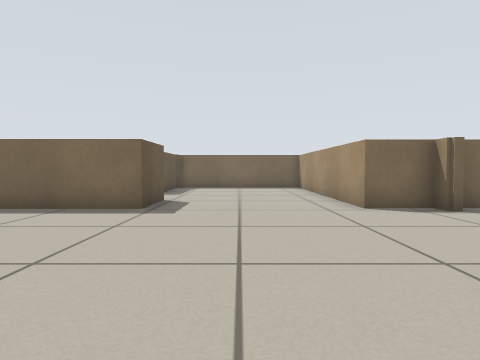
view 1 (above)

16 first-person views from a walk through a world built for the Player/Stage simulator. The camera is 0.46 m above the floor, tilts 2° down and sees 75° across. Floor lines are 1 m apart. The floor is counted in squares, 0.5 m on a side. Each view is taken from the middle of a square. On the plan, view 1 faces up. The plan holds only what a view shows up to about 11 squares ahead; the rest is blank. Robots are left out.

view 2
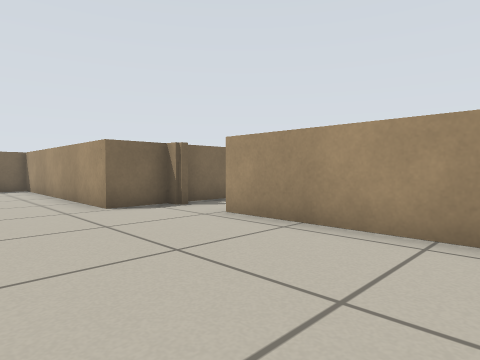

view 3
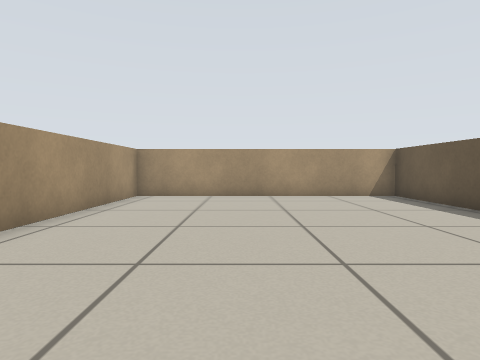

view 4
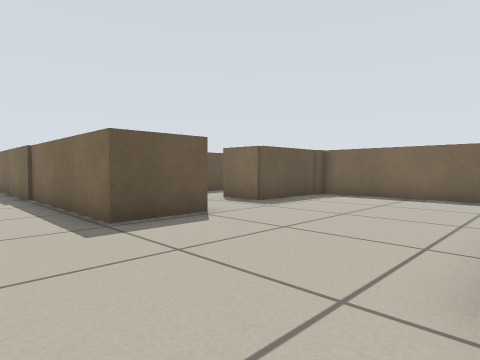

view 5
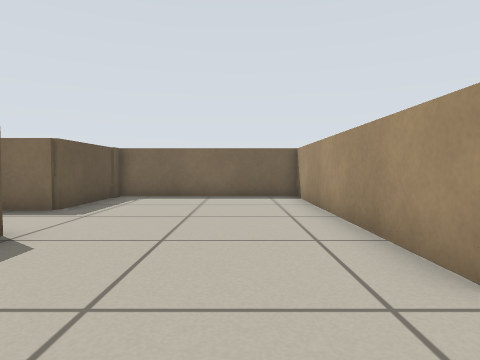

view 6
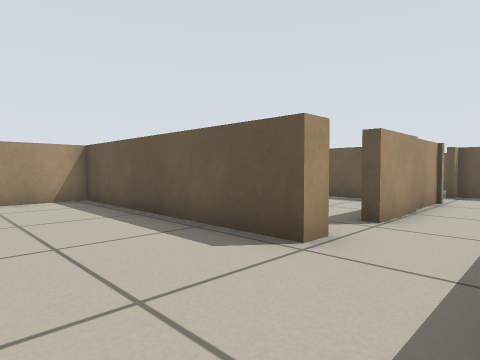

view 7
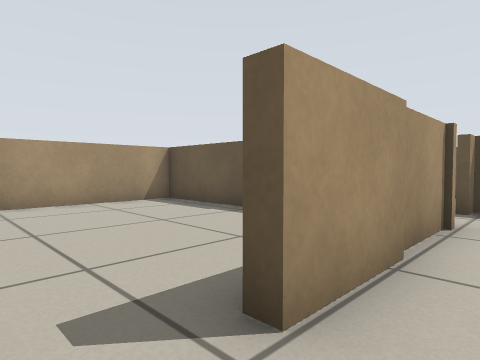

view 8
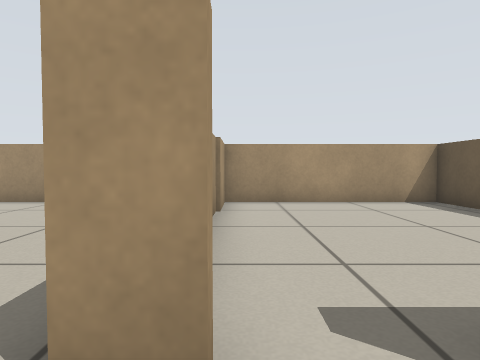

view 9
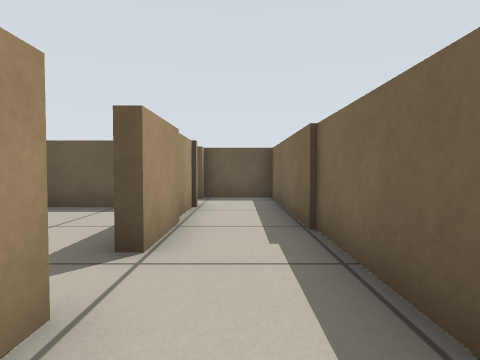

view 10
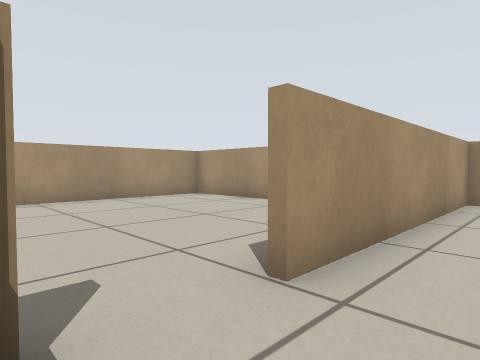

view 11
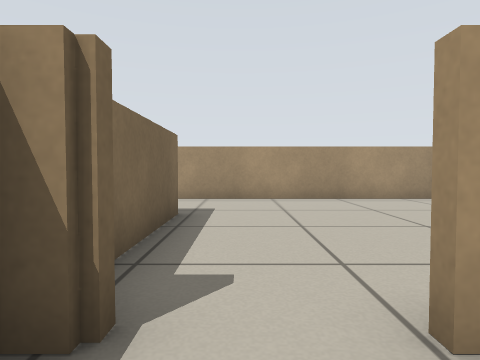

view 12
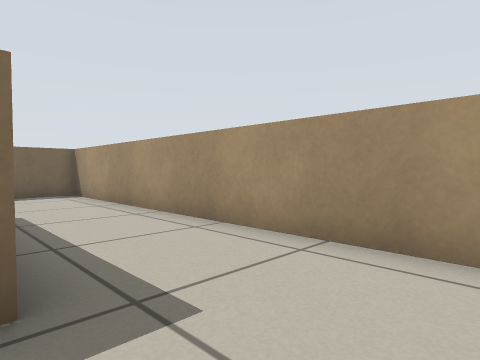

view 13
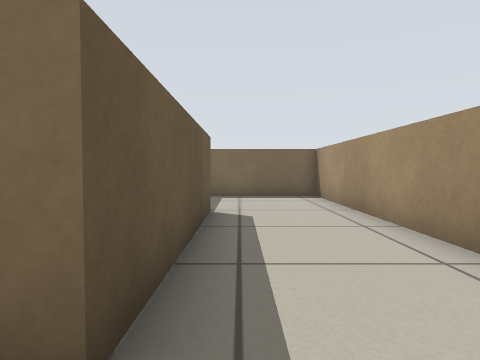

view 14
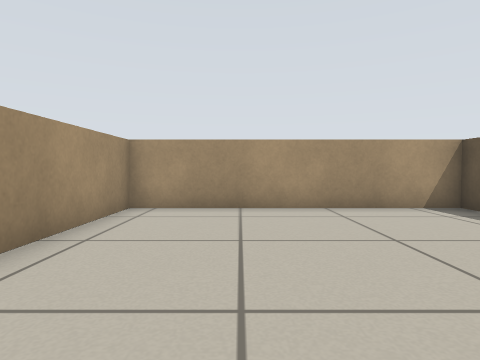

view 15
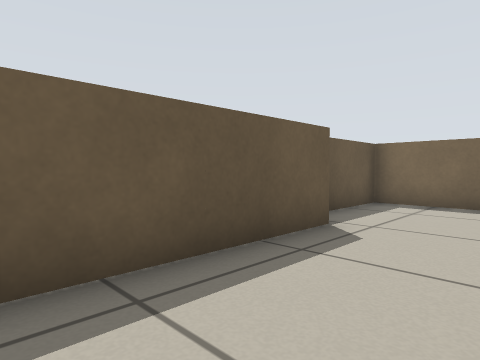

view 16
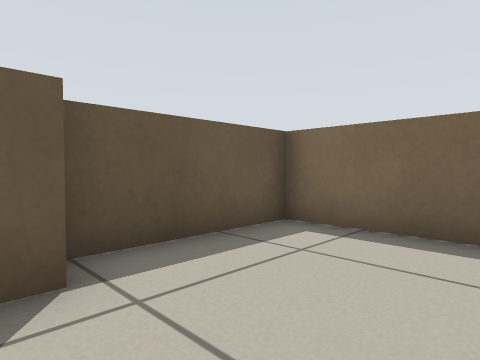

### Floor plan
Ten units are one square. View 1 is at (0, 0); x grows to the right and y downward. Boxes are objects, and circles mark ways between rooms. Rooms are numbered by the first view taken in them; rooms with no view inside come last. Other rooms are left out.
<svg viewBox="-136 -171 267 202">
<path fill="none" stroke="#000" d="M-22 -94 -22 -72 -44 -72M-43 -48 -43 26 45 26 45 -50M45 -66 45 -72 29 -72 29 -154 -31 -154 -31 -119 -48 -119M-108 -48 -64 -48M-44 -72 -131 -72 -131 -48M94 -128 94 -72 51 -72M48 -2 48 3 126 3 126 -166 86 -166 86 -129M-104 -30 -104 26 -45 26 -45 0M-50 -48 -43 -48"/>
<circle cx="-40" cy="-60" r="3" fill="#2a7"/>
<circle cx="50" cy="-55" r="3" fill="#2a7"/>
<circle cx="-55" cy="-50" r="3" fill="#2a7"/>
<text x="0" y="-60">1</text>
<text x="-90" y="-60">2</text>
<text x="100" y="-70">3</text>
<text x="-70" y="-10">4</text>
</svg>
Room 1 opens to room 2. Room 1 opens to room 3. Room 2 opens to room 4.

Where each view was taken, in squares from view 1:
view 1: 0 up, 0 right, facing up
view 2: 0 up, 0 right, facing up-right
view 3: 8 up, 1 right, facing down
view 4: 5 up, 3 right, facing up-left
view 5: 5 up, 1 right, facing up
view 6: 7 up, 1 left, facing down-left
view 7: 6 up, 5 left, facing down-left
view 8: 6 up, 5 left, facing down
view 9: 6 up, 3 left, facing left
view 10: 7 up, 3 right, facing down-right
view 11: 6 up, 3 right, facing right
view 12: 5 up, 9 right, facing up-right
view 13: 6 up, 10 right, facing up
view 14: 7 up, 10 right, facing down
view 15: 8 up, 12 right, facing up-left
view 16: 12 up, 12 right, facing up-left
